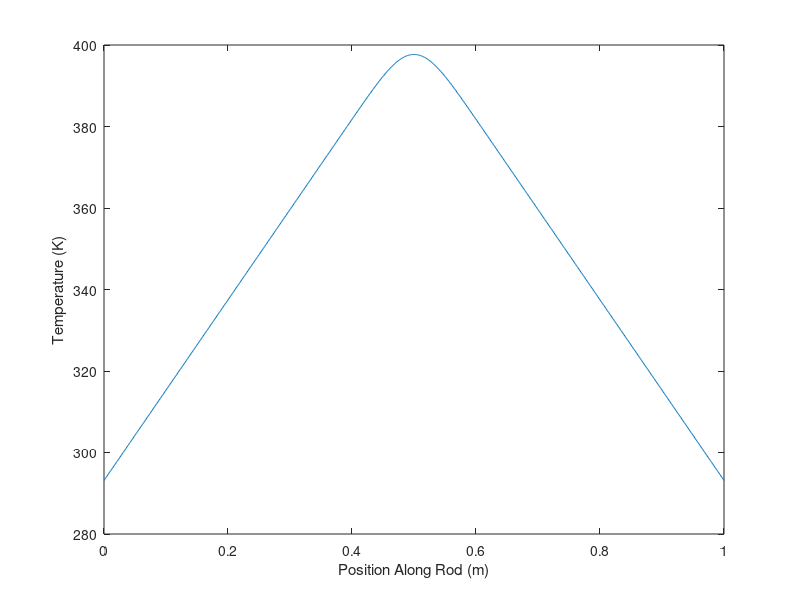
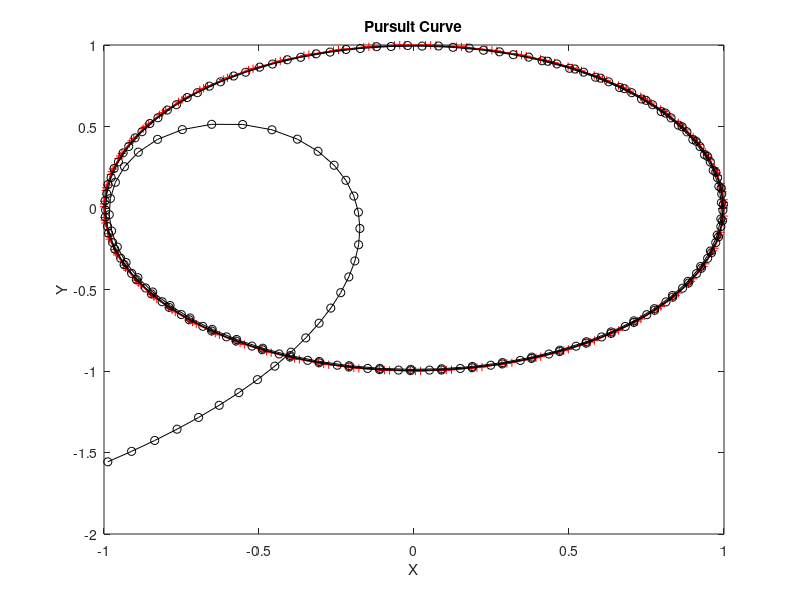
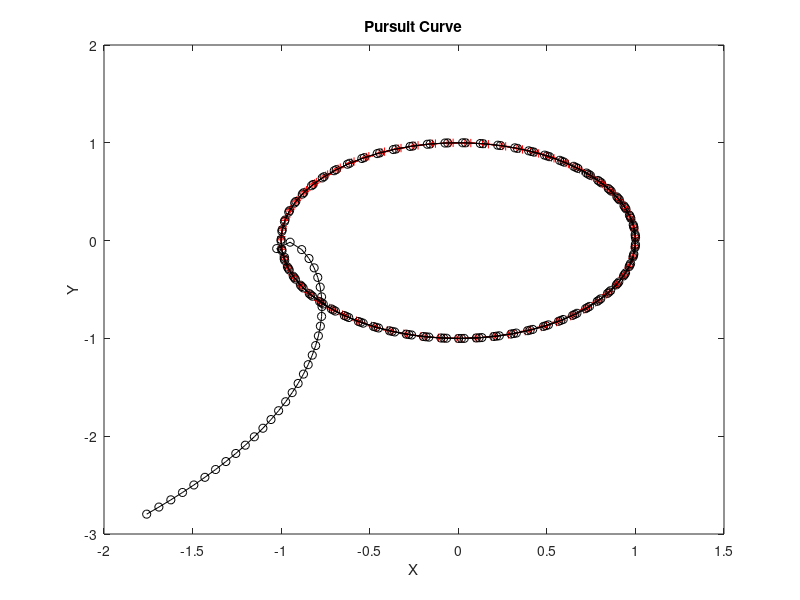
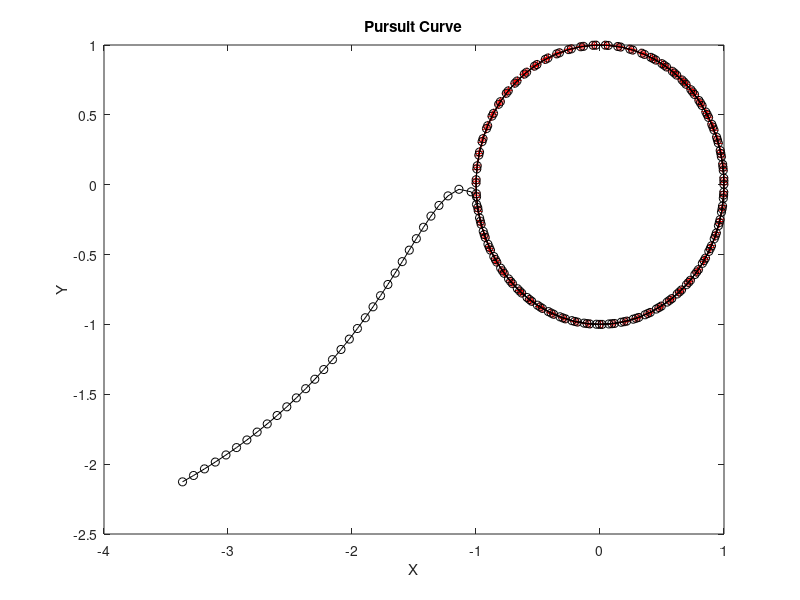

Reproduce these figures in MATLAB, in order.
%% Homework #6
%  Ian Blackstone, Helena-Nikolai Fujishin
%  Math 365, Fall 2016
%% Problems
function hmwk1()
hmwk_problem(@prob1,'prob1');
hmwk_problem(@prob2,'prob2');
hmwk_problem(@prob3,'prob3');
hmwk_problem(@prob4,'prob4');
hmwk_problem(@prob5,'prob5');
end
function hmwk_problem(prob,msg)
try
    prob()
    fprintf('% s : Success!\n',msg);
catch me
    fprintf('% s : Something went wrong.\n',msg);
    fprintf('% s\n',me.message);
end
fprintf('\n');
end

%% Problem #1 : Degree of Precision
function prob1()
% Part A

% Set bounds of integration
a=0;
b=1;

% set maximum loops.
n = 10;

% Our function to integrate
f = @(x,k) x^k;

% The exact integral.
exct = @(x,k) 1/(k+1)*x^(k-1);

% Loop to find the highest value of k that gives an accurate answer.
for k = 0:n
T = (b-a)/2*(f(a,k) + f(b,k));
err = abs(exct(b,k)-T);
if err >= 1E-14
	fprintf('m for part a = % .i \n',k-1)
	break
end
end

% Part B: Simpson's rule
c =(a+b)/2;
h = (b-a);

% Loop to find the highest value of k that gives an accurate answer.
for k = 0:n
    M = h*f((a+b)/2,k);
    T = h*(f(a,k)+f(b,k))/2;
S = ((2/3)*M)+((1/3)*T);
err = abs(exct(b,k)-S);
if err >= 1E-14
	fprintf('m for part b = % .i \n',k-1)
	break
end
end

end

%% Problem #2 : Gaussian Quadrature
function prob2()

% Part a

% Our given evaluation points and weights.
xi = [-0.96816023950763 -0.83603110732664 -0.61337143270059  -0.32425342340381 0 0.32425342340381 0.61337143270059 0.83603110732664 0.96816023950763]';
ci = [0.081274388361574 0.18064816069486 0.26061069640294 0.31234707704 0.33023935500126 0.31234707704 0.26061069640294 0.18064816069486 0.081274388361574]';

% Define our functions
f1 = @(x) ((x-1).^2).*exp(-(x.^2));
f2 = @(x) 2*(1./(1+x.^2));

% Calculate the Gaussian quadrature of each function, the exact integral, and the absolute error.
GQ1 = sum(ci.*f1(xi));
exact1 = integral(f1,-1,1);
error1 = abs(exact1-GQ1);

GQ2 = sum(ci.*f2(xi));
exact2 = integral(f2,-1,1);
error2 = abs(exact2-GQ2);

% Report the errors.
fprintf('The error for the Gaussian quadrature of function 1 is %.3e. \n',error1)
fprintf('The error for the Gaussian quadrature of function 2 is %.3e. \n',error2)

% Part b

% For this poart we will call a function stored in an external file:
% function x = simps(a,b,n,f)
% % The function implements the composite Simpson's rule

% h = (b-a)/n;
% x = zeros(1,n+1);
% x(1) = a;
% x(n+1) = b;
% p = 0;
% q = 0;

% % Define the x-vector
% for i = 2:n
%     x(i) = a + (i-1)*h;
% end

% % Define the terms to be multiplied by 4
% for i = 2:((n+1)/2)
%     p = p + (f(x(2*i -2)));
% end

% % Define the terms to be multiplied by 2
% for i = 2:((n-1)/2)
%     q = q + (f(x(2*i -1)));
% end

% % Calculate final output
% x = (h/3)*(f(a) + 2*q + 4*p + f(b));

% end

% Let us set-up the Simpson's Rule.
S1 = simps(-1,1,8,f1);
errorS1 = abs(exact1-S1);
S2 = simps(-1,1,8,f2);
errorS2 = abs(exact2-S2);

% Report the errors.
fprintf('The error for the Simpsons approximation of function 1 is %.3e. \n',errorS1)
fprintf('The error for the Simpsons approximation of function 2 is %.3e. \n',errorS2)

% The simpsons rule is less accurate for estimating an integral than Gaussian quadrature is.

% Part c

a=-1;
b=1;

% set maximum loops.
n = 20;

% Our function to integrate
f = @(x,k) x.^k;

% The exact integral.
exact = @(x,k) 1/(k+1).*x.^(k-1);

% Loop to find the highest value of k that gives an accurate answer.
for k = 0:n
GQ = sum(ci.*f(xi,k));
err = abs(exact(b,k) - exact(a,k) - GQ);
if err >= 1E-14
	fprintf('The degree of precision for Gausssian quadtrature, m = %.i \n',k-1)
	break
end
end

end
    
    
%% Problem #3 : Integral Equations
function prob3()

% Part a

% Define parameters and conditions.
N = 1000;
h = 1/N;
j = 0:N;
a = 293.15;
b = 293.15;
B = 1e-3;
S = 1e4;
Cp = 200;
rho = 10;
eps = 5e-2;

% Generate a list of zeros and set the first and last values to our end point conditions.
uj = zeros(N,1);
uj(1) = a;
uj(end) = b;

% Define a function for each integral in u.
f1 = @(x) x.*(-S/(rho*Cp*B)).*(exp(-(((x-(1/2))/(eps)).^2)));
f2 = @(x) (x-1).*(-S/(rho*Cp*B)).*(exp(-(((x-(1/2))/(eps)).^2)));

% Define a function to integrate over to find the temperature at that point.
u = @(x) (a-quad(f1,0,x))*(1-x) + (b+quad(f2,x,1))*x;

% Loop over each value of x to find the temperature at that point.
for x = j
	uj(x+1) = u(h.*x);
end

% Plot the data.
figure()
plot(h.*j,uj)
xlabel('Position Along Rod (m)')
ylabel('Temperature (K)')

% Part b

% Define a function that will be zero at the point we will burn ourselves.
u2 = @(x) (a-quad(f1,0,x))*(1-x) + (b+quad(f2,x,1))*x - 343.15;

% Use fzero and an initial guess of 0.25 to find a zero.
burn = fzero(u2,0.25);
fprintf('You will burn yourself starting at %.2f meters along the rod.\n',burn)

end


%% Problem #4 : Quasi-Monte Carlo Integration
function prob4()

% Part a

% The exact answer is -512/pi^6 as given by the following code:
syms a b c d e f
exact = int(int(int(int(int(int(sin(pi/2*(a + b + c + d + e + f)),a,0,1),b,0,1),c,0,1),d,0,1),e,0,1),f,0,1);

% Part b

% Set the number of points and generate the random points based on a seed.
tic;
N = 10000;
rng(11032016);
MCpoints = rand(N,6);

% Define our function.
g = @(a,b,c,d,e,f) sin(pi/2*(a + b + c + d + e + f));

% Set the points for each variable.
a = MCpoints(:,1);
b = MCpoints(:,2);
c = MCpoints(:,3);
d = MCpoints(:,4);
e = MCpoints(:,5);
f = MCpoints(:,6);

% Calculate the integral using the random points.
MC = sum(g(a,b,c,d,e,f))/N;
MCtime = toc;
fprintf('The Monte Carlo method gives us %.5f, while the exact answer is %.5f. The error is %.5f. This calculation took %.5f seconds. \n',MC,exact,exact-MC, MCtime)

% Part c

% Generate points from the Halton set.
tic;
HSpoints = net(haltonset(6),N);

% Set each variable to our points from the Halton set
a = HSpoints(:,1);
b = HSpoints(:,2);
c = HSpoints(:,3);
d = HSpoints(:,4);
e = HSpoints(:,5);
f = HSpoints(:,6);

% Calculate the integral based on the Halton set.
HS = sum(g(a,b,c,d,e,f))/N;
HStime = toc;
fprintf('The Halton set gives us %.5f, while the exact answer is %.5f. The error is %.5f. This calculation took %.5f seconds. \n',HS,exact,exact-HS,HStime)

% Part d

% Define number of points and dimensionality.
tic;
n = 10;
h = 1/n;
d = 6;

% Trapezoidal rule weights in one dimension.
w1 = h*[0.5;ones(n-1,1);0.5];
w = w1;

% Generate the trapezoidal rule weights in 6 dimensions.
for j=1:d-1
	w = bsxfun(@times,w,reshape(w1,[ones(1,j) n+1]));
end

% Grid of points
[x1,x2,x3,x4,x5,x6] = ndgrid(linspace(0,1,n+1));
m = w.*g(x1,x2,x3,x4,x5,x6);
Qtrap = sum(m(:));
Ttime = toc;
fprintf('The trapezoidal method gives us %.5f, while the exact answer is %.5f. The error is %.5f. This calculation took %.5f seconds. \n',Qtrap,exact,exact-Qtrap,Ttime)

% Part e

% The trapezoidal rule gives a reasonably accurate answer with several orders of magnitude fewer points however the code takes longer than the random set to run.
% The Halton set takes more time to run than random points but is an order of magnitude more accurate.

end

%% Problem #5 : Pursuit Curves
function prob5()

% Determine duration and step size.
Tmax = 20;
h = 0.1;

% Loop to generate three plots.
for x = 0:2
	% Initial fox starting location.
	F = [4*rand() - 4,4*rand() - 4];

	% create two lists to hold each set of points.
	Rpoints = zeros(Tmax/h,2);
	Fpoints = zeros(Tmax/h,2);

	% calculate the path in steps of h.
	for t = 0:Tmax/h
		R = [cos(t*h),sin(t*h)];
		dR = [-sin(t*h),cos(t*h)];
		dF = norm(dR,2)*(R-F)/norm(R-F,2);
		F = F + h*dF;
		Rpoints(t+1,:) = R;
		Fpoints(t+1,:) = F;
	end

	% Plot the results.
	figure()
	plot(Rpoints(:,1),Rpoints(:,2),'r-+',Fpoints(:,1),Fpoints(:,2),'k-o')
    xlabel('X')
    ylabel('Y')
    title('Pursuit Curve')
end

end
